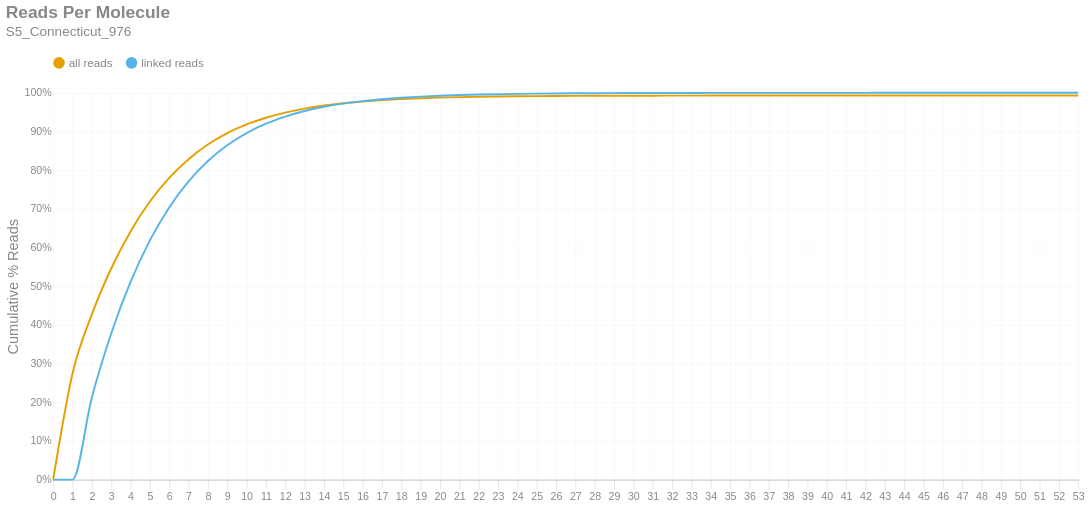

This figure's notebook cell:
### Markdown cell above
### Reads per Molecule
This chart shows the cumulative distribution of the number of reads per linked molecule. That is, how many alignments are associated with a unique molecule. This excludes the number of reads associated with invalid or absent linked-read barcodes. The `linked` histogram is the percentages recalculated when disregarding singletons.

### Code cell
if SKIPLR:
    print_html(f"Skipped")
else:
    counts = np.bincount(valids['reads'].cast(pl.Int64).to_numpy())
    weighted = counts * np.arange(len(counts))
    all_perc = weighted / n_reads
    linked_perc = weighted / n_linked_reads
    linked_perc[1] = 0
    binned_df = pl.DataFrame({
        'readsper': list(range(len(counts))),
        'all reads (cumsum)': np.cumsum(all_perc).tolist(),
        'linked reads (cumsum)': np.cumsum(linked_perc).tolist(),
    })

    with SafeRender(binned_df):
        (
            density_plot(binned_df, 'Reads Per Molecule', samplename, 'readspmol')
            .encode(
                x=alt.X('readsper:O', title=None).axis(labelAngle=0).scale(padding=0),
                y=alt.Y('value:Q', title='Cumulative % Reads').axis(format='%').stack(False),
                color=alt.Color("key:N").scale(domain=["all reads", "linked reads"]),
                tooltip=[
                    alt.Tooltip("key:N", title="Data Type"),
                    alt.Tooltip("readsper:O", title="Reads Per Molecule"),
                    alt.Tooltip("value:Q", format=".2%", title="% Reads (Cum.)")
                ]            
            )
        ).display()

### Figure 1 — Vega-Lite specification as saved in the notebook (floating-point values rounded to 4 significant figures)
{"width": "container", "height": 400, "config": {"title": {"anchor": "start", "dy": -15, "fontSize": 18, "color": "#888888", "subtitleColor": "#888888", "subtitleFontSize": 14}, "arc": {"fill": "#0072B2"}, "axis": {"domainColor": "#888888", "domainWidth": 0.5, "gridWidth": 0.2, "grid": false, "titleFontWeight": 400, "titleFontSize": 15, "labelFontSize": 11, "labelColor": "#888888", "tickColor": "#888888", "tickWidth": 0.2, "titleColor": "#888888"}, "axisBand": {"grid": false}, "axisX": {"grid": true, "tickSize": 10, "domainCap": "round"}, "axisY": {"domain": false, "grid": true, "tickSize": 0, "domainCap": "round"}, "background": "transparent", "header": {"labelFontSize": 15, "labelColor": "#888888", "titleFontSize": 15, "titleFontWeight": 600, "titleColor": "#888888"}, "legend": {"labelFont": "sans-serif", "labelFontSize": 12, "labelColor": "#888888", "symbolSize": 100, "symbolType": "circle", "titleFontSize": 12, "titlePadding": 10, "titleColor": "#888888", "title": null, "orient": "top"}, "range": {"category": ["#E69F00", "#56B4E9", "#009E73", "#F0E442", "#0072B2", "#D55E00", "#CC79A7", "#000000"], "diverging": ["#cfe8f3", "#a2d4ec", "#73bfe2", "#46abdb", "#1696d2", "#12719e"]}, "area": {"fill": "#0072B2", "fillOpacity": 0.7, "line": true, "strokeOpacity": 0.7}, "line": {"color": "#0072B2", "stroke": "#0072B2", "strokeWidth": 2}, "trail": {"color": "#0072B2", "stroke": "#0072B2", "strokeWidth": 0, "size": 1}, "point": {"filled": true, "fillOpacity": 1.0, "size": 95}, "text": {"color": "#888888", "fontSize": 11, "align": "right", "fontWeight": 400, "size": 11}, "bar": {"fill": "#0072B2", "stroke": null}, "view": {"stroke": null, "continuousWidth": 660, "continuousHeight": 400}}, "data": {"name": "data-cdd48244179f3f826951c1706baa5e86"}, "mark": {"type": "line", "interpolate": "monotone", "point": {"opacity": 0, "size": 275}}, "encoding": {"color": {"field": "key", "scale": {"domain": ["all reads", "linked reads"]}, "type": "nominal"}, "tooltip": [{"field": "key", "title": "Data Type", "type": "nominal"}, {"field": "readsper", "title": "Reads Per Molecule", "type": "ordinal"}, {"field": "value", "format": ".2%", "title": "% Reads (Cum.)", "type": "quantitative"}], "x": {"axis": {"labelAngle": 0}, "field": "readsper", "scale": {"padding": 0}, "title": null, "type": "ordinal"}, "y": {"axis": {"format": "%"}, "field": "value", "stack": false, "title": "Cumulative % Reads", "type": "quantitative"}}, "params": [{"name": "param_c36ac31b6afebe62", "select": {"type": "point", "fields": ["key"]}, "bind": "legend"}], "title": {"text": "Reads Per Molecule", "subtitle": "S5_Connecticut_976"}, "transform": [{"fold": ["all reads (cumsum)", "linked reads (cumsum)"]}, {"calculate": "replace(datum.key, ' (cumsum)', '')", "as": "key"}, {"filter": {"param": "param_c36ac31b6afebe62"}}], "usermeta": {"embedOptions": {"downloadFileName": "S5_Connecticut_976.readspmol"}}, "$schema": "https://vega.github.io/schema/vega-lite/v6.1.0.json", "datasets": {"data-cdd48244179f3f826951c1706baa5e86": [{"readsper": 0, "all reads (cumsum)": 0.0, "linked reads (cumsum)": 0.0}, {"readsper": 1, "all reads (cumsum)": 0.2745, "linked reads (cumsum)": 0.0}, {"readsper": 2, "all reads (cumsum)": 0.4271, "linked reads (cumsum)": 0.2123}, {"readsper": 3, "all reads (cumsum)": 0.5459, "linked reads (cumsum)": 0.3777}, {"readsper": 4, "all reads (cumsum)": 0.6417, "linked reads (cumsum)": 0.511}, {"readsper": 5, "all reads (cumsum)": 0.7189, "linked reads (cumsum)": 0.6185}, {"readsper": 6, "all reads (cumsum)": 0.7801, "linked reads (cumsum)": 0.7037}, {"readsper": 7, "all reads (cumsum)": 0.8285, "linked reads (cumsum)": 0.771}, {"readsper": 8, "all reads (cumsum)": 0.8663, "linked reads (cumsum)": 0.8236}, {"readsper": 9, "all reads (cumsum)": 0.8956, "linked reads (cumsum)": 0.8644}, {"readsper": 10, "all reads (cumsum)": 0.9182, "linked reads (cumsum)": 0.8959}, {"readsper": 11, "all reads (cumsum)": 0.9357, "linked reads (cumsum)": 0.9202}, {"readsper": 12, "all reads (cumsum)": 0.9489, "linked reads (cumsum)": 0.9386}, {"readsper": 13, "all reads (cumsum)": 0.9592, "linked reads (cumsum)": 0.9529}, {"readsper": 14, "all reads (cumsum)": 0.9671, "linked reads (cumsum)": 0.9639}, {"readsper": 15, "all reads (cumsum)": 0.973, "linked reads (cumsum)": 0.9722}, {"readsper": 16, "all reads (cumsum)": 0.9776, "linked reads (cumsum)": 0.9785}, {"readsper": 17, "all reads (cumsum)": 0.9812, "linked reads (cumsum)": 0.9835}, {"readsper": 18, "all reads (cumsum)": 0.9839, "linked reads (cumsum)": 0.9873}, {"readsper": 19, "all reads (cumsum)": 0.986, "linked reads (cumsum)": 0.9902}, {"readsper": 20, "all reads (cumsum)": 0.9876, "linked reads (cumsum)": 0.9925}, {"readsper": 21, "all reads (cumsum)": 0.9888, "linked reads (cumsum)": 0.9942}, {"readsper": 22, "all reads (cumsum)": 0.9898, "linked reads (cumsum)": 0.9955}, {"readsper": 23, "all reads (cumsum)": 0.9905, "linked reads (cumsum)": 0.9965}, {"readsper": 24, "all reads (cumsum)": 0.9911, "linked reads (cumsum)": 0.9973}, {"readsper": 25, "all reads (cumsum)": 0.9915, "linked reads (cumsum)": 0.9979}, {"readsper": 26, "all reads (cumsum)": 0.9919, "linked reads (cumsum)": 0.9984}, {"readsper": 27, "all reads (cumsum)": 0.9922, "linked reads (cumsum)": 0.9988}, {"readsper": 28, "all reads (cumsum)": 0.9924, "linked reads (cumsum)": 0.9991}, {"readsper": 29, "all reads (cumsum)": 0.9925, "linked reads (cumsum)": 0.9993}, {"readsper": 30, "all reads (cumsum)": 0.9926, "linked reads (cumsum)": 0.9994}, {"readsper": 31, "all reads (cumsum)": 0.9927, "linked reads (cumsum)": 0.9995}, {"readsper": 32, "all reads (cumsum)": 0.9928, "linked reads (cumsum)": 0.9997}, {"readsper": 33, "all reads (cumsum)": 0.9928, "linked reads (cumsum)": 0.9997}, {"readsper": 34, "all reads (cumsum)": 0.9929, "linked reads (cumsum)": 0.9998}, {"readsper": 35, "all reads (cumsum)": 0.9929, "linked reads (cumsum)": 0.9999}, {"readsper": 36, "all reads (cumsum)": 0.9929, "linked reads (cumsum)": 0.9999}, {"readsper": 37, "all reads (cumsum)": 0.9929, "linked reads (cumsum)": 0.9999}, {"readsper": 38, "all reads (cumsum)": 0.993, "linked reads (cumsum)": 0.9999}, {"readsper": 39, "all reads (cumsum)": 0.993, "linked reads (cumsum)": 1.0}, {"readsper": 40, "all reads (cumsum)": 0.993, "linked reads (cumsum)": 1.0}, {"readsper": 41, "all reads (cumsum)": 0.993, "linked reads (cumsum)": 1.0}, {"readsper": 42, "all reads (cumsum)": 0.993, "linked reads (cumsum)": 1.0}, {"readsper": 43, "all reads (cumsum)": 0.993, "linked reads (cumsum)": 1.0}, {"readsper": 44, "all reads (cumsum)": 0.993, "linked reads (cumsum)": 1.0}, {"readsper": 45, "all reads (cumsum)": 0.993, "linked reads (cumsum)": 1.0}, {"readsper": 46, "all reads (cumsum)": 0.993, "linked reads (cumsum)": 1.0}, {"readsper": 47, "all reads (cumsum)": 0.993, "linked reads (cumsum)": 1.0}, {"readsper": 48, "all reads (cumsum)": 0.993, "linked reads (cumsum)": 1.0}, {"readsper": 49, "all reads (cumsum)": 0.993, "linked reads (cumsum)": 1.0}, {"readsper": 50, "all reads (cumsum)": 0.993, "linked reads (cumsum)": 1.0}, {"readsper": 51, "all reads (cumsum)": 0.993, "linked reads (cumsum)": 1.0}, {"readsper": 52, "all reads (cumsum)": 0.993, "linked reads (cumsum)": 1.0}, {"readsper": 53, "all reads (cumsum)": 0.993, "linked reads (cumsum)": 1.0}]}}
